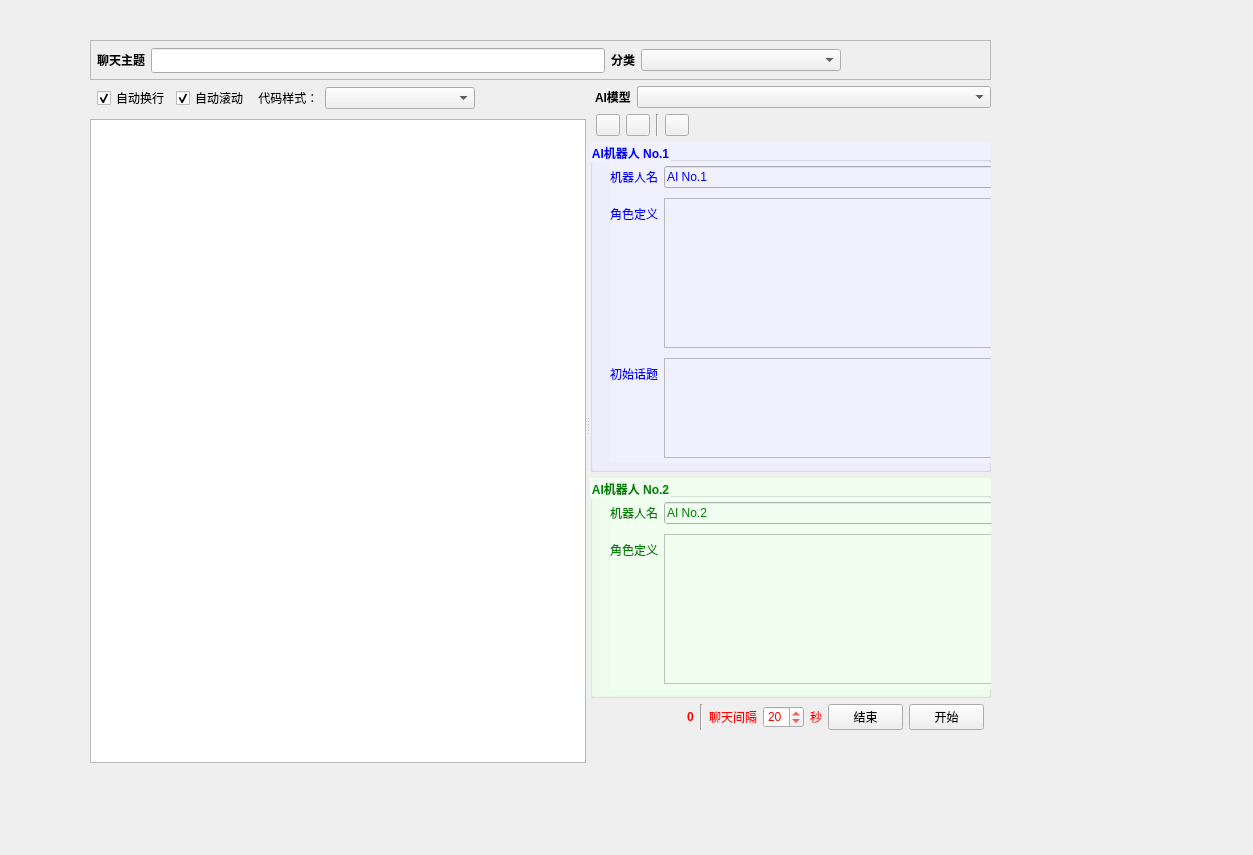
<?xml version="1.0" encoding="UTF-8"?>
<ui version="4.0">
 <class>Form</class>
 <widget class="QWidget" name="Form">
  <property name="geometry">
   <rect>
    <x>0</x>
    <y>0</y>
    <width>1253</width>
    <height>855</height>
   </rect>
  </property>
  <property name="maximumSize">
   <size>
    <width>16777215</width>
    <height>16777215</height>
   </size>
  </property>
  <property name="windowTitle">
   <string>Form</string>
  </property>
  <widget class="QWidget" name="verticalLayoutWidget_3">
   <property name="geometry">
    <rect>
     <x>90</x>
     <y>40</y>
     <width>901</width>
     <height>723</height>
    </rect>
   </property>
   <layout class="QVBoxLayout" name="layout_main">
    <item>
     <widget class="QFrame" name="frame_2">
      <property name="minimumSize">
       <size>
        <width>0</width>
        <height>40</height>
       </size>
      </property>
      <property name="maximumSize">
       <size>
        <width>16777215</width>
        <height>40</height>
       </size>
      </property>
      <property name="frameShape">
       <enum>QFrame::StyledPanel</enum>
      </property>
      <property name="frameShadow">
       <enum>QFrame::Raised</enum>
      </property>
      <widget class="QWidget" name="horizontalLayoutWidget">
       <property name="geometry">
        <rect>
         <x>0</x>
         <y>0</y>
         <width>751</width>
         <height>33</height>
        </rect>
       </property>
       <layout class="QHBoxLayout" name="horizontalLayout">
        <property name="leftMargin">
         <number>7</number>
        </property>
        <property name="topMargin">
         <number>7</number>
        </property>
        <item>
         <widget class="QLabel" name="label_2">
          <property name="font">
           <font>
            <weight>75</weight>
            <bold>true</bold>
           </font>
          </property>
          <property name="text">
           <string>聊天主题</string>
          </property>
         </widget>
        </item>
        <item>
         <widget class="QLineEdit" name="txt_title">
          <property name="minimumSize">
           <size>
            <width>0</width>
            <height>25</height>
           </size>
          </property>
          <property name="maximumSize">
           <size>
            <width>16777215</width>
            <height>23</height>
           </size>
          </property>
          <property name="maxLength">
           <number>50</number>
          </property>
         </widget>
        </item>
        <item>
         <widget class="QLabel" name="label_3">
          <property name="font">
           <font>
            <weight>75</weight>
            <bold>true</bold>
           </font>
          </property>
          <property name="text">
           <string>分类</string>
          </property>
         </widget>
        </item>
        <item>
         <widget class="QComboBox" name="cmb_categories">
          <property name="minimumSize">
           <size>
            <width>200</width>
            <height>0</height>
           </size>
          </property>
         </widget>
        </item>
       </layout>
      </widget>
     </widget>
    </item>
    <item>
     <widget class="QSplitter" name="splitter">
      <property name="orientation">
       <enum>Qt::Horizontal</enum>
      </property>
      <widget class="QWidget" name="verticalLayoutWidget_2">
       <layout class="QVBoxLayout" name="layout_left">
        <item>
         <layout class="QHBoxLayout" name="horizontalLayout_4">
          <property name="leftMargin">
           <number>7</number>
          </property>
          <property name="bottomMargin">
           <number>3</number>
          </property>
          <item>
           <widget class="QCheckBox" name="chk_auto_wrap">
            <property name="text">
             <string>自动换行</string>
            </property>
            <property name="checked">
             <bool>true</bool>
            </property>
           </widget>
          </item>
          <item>
           <widget class="QCheckBox" name="chk_auto_scroll">
            <property name="text">
             <string>自动滚动</string>
            </property>
            <property name="checked">
             <bool>true</bool>
            </property>
           </widget>
          </item>
          <item>
           <widget class="QLabel" name="label_11">
            <property name="text">
             <string> 代码样式：</string>
            </property>
           </widget>
          </item>
          <item>
           <widget class="QComboBox" name="cmb_style">
            <property name="minimumSize">
             <size>
              <width>150</width>
              <height>0</height>
             </size>
            </property>
           </widget>
          </item>
          <item>
           <spacer name="horizontalSpacer_2">
            <property name="orientation">
             <enum>Qt::Horizontal</enum>
            </property>
            <property name="sizeHint" stdset="0">
             <size>
              <width>40</width>
              <height>20</height>
             </size>
            </property>
           </spacer>
          </item>
         </layout>
        </item>
        <item>
         <widget class="QTextEdit" name="txt_main">
          <property name="lineWrapMode">
           <enum>QTextEdit::NoWrap</enum>
          </property>
         </widget>
        </item>
       </layout>
      </widget>
      <widget class="QWidget" name="verticalLayoutWidget">
       <layout class="QVBoxLayout" name="layout_right">
        <item>
         <layout class="QFormLayout" name="formLayout">
          <property name="leftMargin">
           <number>5</number>
          </property>
          <item row="0" column="0">
           <widget class="QLabel" name="label_4">
            <property name="font">
             <font>
              <weight>75</weight>
              <bold>true</bold>
             </font>
            </property>
            <property name="text">
             <string>AI模型</string>
            </property>
            <property name="margin">
             <number>7</number>
            </property>
           </widget>
          </item>
          <item row="0" column="1">
           <widget class="QComboBox" name="cmb_ai_model">
            <property name="minimumSize">
             <size>
              <width>200</width>
              <height>0</height>
             </size>
            </property>
           </widget>
          </item>
         </layout>
        </item>
        <item>
         <layout class="QHBoxLayout" name="horizontalLayout_5">
          <item>
           <widget class="QFrame" name="frame_3">
            <property name="frameShape">
             <enum>QFrame::StyledPanel</enum>
            </property>
            <property name="frameShadow">
             <enum>QFrame::Raised</enum>
            </property>
           </widget>
          </item>
          <item>
           <widget class="QPushButton" name="btn_copy">
            <property name="maximumSize">
             <size>
              <width>24</width>
              <height>24</height>
             </size>
            </property>
            <property name="toolTip">
             <string>复制下面的内容到剪切板</string>
            </property>
            <property name="text">
             <string/>
            </property>
           </widget>
          </item>
          <item>
           <widget class="QPushButton" name="btn_paste">
            <property name="maximumSize">
             <size>
              <width>24</width>
              <height>24</height>
             </size>
            </property>
            <property name="toolTip">
             <string>从剪切板粘贴填充以下内容</string>
            </property>
            <property name="text">
             <string/>
            </property>
           </widget>
          </item>
          <item>
           <widget class="Line" name="line_2">
            <property name="orientation">
             <enum>Qt::Vertical</enum>
            </property>
           </widget>
          </item>
          <item>
           <widget class="QPushButton" name="btn_new_chat">
            <property name="maximumSize">
             <size>
              <width>24</width>
              <height>24</height>
             </size>
            </property>
            <property name="toolTip">
             <string>复制以下面内容打开一个新聊天</string>
            </property>
            <property name="text">
             <string/>
            </property>
           </widget>
          </item>
          <item>
           <spacer name="horizontalSpacer_3">
            <property name="orientation">
             <enum>Qt::Horizontal</enum>
            </property>
            <property name="sizeHint" stdset="0">
             <size>
              <width>40</width>
              <height>20</height>
             </size>
            </property>
           </spacer>
          </item>
         </layout>
        </item>
        <item>
         <widget class="QGroupBox" name="group_ai1">
          <property name="minimumSize">
           <size>
            <width>0</width>
            <height>330</height>
           </size>
          </property>
          <property name="maximumSize">
           <size>
            <width>16777215</width>
            <height>330</height>
           </size>
          </property>
          <property name="font">
           <font>
            <weight>75</weight>
            <bold>true</bold>
           </font>
          </property>
          <property name="styleSheet">
           <string notr="true">background-color: rgb(240, 240, 255);
color: blue;</string>
          </property>
          <property name="title">
           <string>AI机器人 No.1</string>
          </property>
          <widget class="QWidget" name="formLayoutWidget">
           <property name="geometry">
            <rect>
             <x>20</x>
             <y>20</y>
             <width>411</width>
             <height>301</height>
            </rect>
           </property>
           <layout class="QFormLayout" name="form_ai1">
            <item row="0" column="0">
             <widget class="QLabel" name="label_5">
              <property name="font">
               <font>
                <weight>50</weight>
                <bold>false</bold>
               </font>
              </property>
              <property name="text">
               <string>机器人名</string>
              </property>
              <property name="margin">
               <number>3</number>
              </property>
             </widget>
            </item>
            <item row="0" column="1">
             <widget class="QLineEdit" name="txt_ai1_name">
              <property name="toolTip">
               <string>给1号AI机器人起一个名字</string>
              </property>
              <property name="text">
               <string>AI No.1</string>
              </property>
             </widget>
            </item>
            <item row="1" column="0">
             <widget class="QLabel" name="label_6">
              <property name="font">
               <font>
                <weight>50</weight>
                <bold>false</bold>
               </font>
              </property>
              <property name="text">
               <string>角色定义</string>
              </property>
              <property name="margin">
               <number>3</number>
              </property>
             </widget>
            </item>
            <item row="1" column="1">
             <widget class="QPlainTextEdit" name="txt_ai1_role">
              <property name="minimumSize">
               <size>
                <width>0</width>
                <height>150</height>
               </size>
              </property>
              <property name="maximumSize">
               <size>
                <width>16777215</width>
                <height>150</height>
               </size>
              </property>
              <property name="toolTip">
               <string>给1号AI机器人一个角色定义</string>
              </property>
             </widget>
            </item>
            <item row="2" column="0">
             <widget class="QLabel" name="label_7">
              <property name="font">
               <font>
                <weight>50</weight>
                <bold>false</bold>
               </font>
              </property>
              <property name="text">
               <string>初始话题</string>
              </property>
              <property name="margin">
               <number>3</number>
              </property>
             </widget>
            </item>
            <item row="2" column="1">
             <widget class="QPlainTextEdit" name="txt_ai_init_subject">
              <property name="minimumSize">
               <size>
                <width>0</width>
                <height>100</height>
               </size>
              </property>
              <property name="maximumSize">
               <size>
                <width>16777215</width>
                <height>100</height>
               </size>
              </property>
              <property name="toolTip">
               <string>先给1号AI机器人一个初始话题</string>
              </property>
             </widget>
            </item>
           </layout>
          </widget>
         </widget>
        </item>
        <item>
         <widget class="QGroupBox" name="group_ai2">
          <property name="sizePolicy">
           <sizepolicy hsizetype="Preferred" vsizetype="Preferred">
            <horstretch>0</horstretch>
            <verstretch>220</verstretch>
           </sizepolicy>
          </property>
          <property name="minimumSize">
           <size>
            <width>0</width>
            <height>220</height>
           </size>
          </property>
          <property name="maximumSize">
           <size>
            <width>16777215</width>
            <height>220</height>
           </size>
          </property>
          <property name="font">
           <font>
            <weight>75</weight>
            <bold>true</bold>
           </font>
          </property>
          <property name="styleSheet">
           <string notr="true">background-color: rgb(240, 255, 240);
color: green;</string>
          </property>
          <property name="title">
           <string>AI机器人 No.2</string>
          </property>
          <property name="flat">
           <bool>false</bool>
          </property>
          <property name="checkable">
           <bool>false</bool>
          </property>
          <widget class="QWidget" name="formLayoutWidget_2">
           <property name="geometry">
            <rect>
             <x>20</x>
             <y>20</y>
             <width>411</width>
             <height>191</height>
            </rect>
           </property>
           <layout class="QFormLayout" name="form_ai2">
            <item row="0" column="0">
             <widget class="QLabel" name="label_8">
              <property name="font">
               <font>
                <weight>50</weight>
                <bold>false</bold>
               </font>
              </property>
              <property name="text">
               <string>机器人名</string>
              </property>
              <property name="margin">
               <number>3</number>
              </property>
             </widget>
            </item>
            <item row="0" column="1">
             <widget class="QLineEdit" name="txt_ai2_name">
              <property name="toolTip">
               <string>给2号AI机器人起一个名字</string>
              </property>
              <property name="text">
               <string>AI No.2</string>
              </property>
             </widget>
            </item>
            <item row="1" column="0">
             <widget class="QLabel" name="label_9">
              <property name="font">
               <font>
                <weight>50</weight>
                <bold>false</bold>
               </font>
              </property>
              <property name="text">
               <string>角色定义</string>
              </property>
              <property name="margin">
               <number>3</number>
              </property>
             </widget>
            </item>
            <item row="1" column="1">
             <widget class="QPlainTextEdit" name="txt_ai2_role">
              <property name="minimumSize">
               <size>
                <width>0</width>
                <height>150</height>
               </size>
              </property>
              <property name="maximumSize">
               <size>
                <width>16777215</width>
                <height>150</height>
               </size>
              </property>
              <property name="toolTip">
               <string>给2号AI机器人一个角色定义</string>
              </property>
             </widget>
            </item>
           </layout>
          </widget>
         </widget>
        </item>
        <item>
         <layout class="QHBoxLayout" name="horizontalLayout_3">
          <property name="rightMargin">
           <number>7</number>
          </property>
          <item>
           <spacer name="horizontalSpacer">
            <property name="orientation">
             <enum>Qt::Horizontal</enum>
            </property>
            <property name="sizeHint" stdset="0">
             <size>
              <width>40</width>
              <height>20</height>
             </size>
            </property>
           </spacer>
          </item>
          <item>
           <widget class="QLabel" name="lab_timer">
            <property name="font">
             <font>
              <weight>75</weight>
              <bold>true</bold>
             </font>
            </property>
            <property name="styleSheet">
             <string notr="true">color: rgb(255, 0, 0);</string>
            </property>
            <property name="text">
             <string>0</string>
            </property>
           </widget>
          </item>
          <item>
           <widget class="Line" name="line">
            <property name="orientation">
             <enum>Qt::Vertical</enum>
            </property>
           </widget>
          </item>
          <item>
           <widget class="QLabel" name="label">
            <property name="styleSheet">
             <string notr="true">color: rgb(255, 0, 0);</string>
            </property>
            <property name="text">
             <string>聊天间隔</string>
            </property>
           </widget>
          </item>
          <item>
           <widget class="QSpinBox" name="spinbox_sleep">
            <property name="styleSheet">
             <string notr="true">color: rgb(255, 0, 0);</string>
            </property>
            <property name="minimum">
             <number>1</number>
            </property>
            <property name="maximum">
             <number>30</number>
            </property>
            <property name="value">
             <number>20</number>
            </property>
           </widget>
          </item>
          <item>
           <widget class="QLabel" name="label_10">
            <property name="styleSheet">
             <string notr="true">color: rgb(255, 0, 0);</string>
            </property>
            <property name="text">
             <string>秒</string>
            </property>
           </widget>
          </item>
          <item>
           <widget class="QPushButton" name="btn_stop">
            <property name="maximumSize">
             <size>
              <width>75</width>
              <height>16777215</height>
             </size>
            </property>
            <property name="text">
             <string>结束</string>
            </property>
           </widget>
          </item>
          <item>
           <widget class="QPushButton" name="btn_start">
            <property name="maximumSize">
             <size>
              <width>75</width>
              <height>16777215</height>
             </size>
            </property>
            <property name="text">
             <string>开始</string>
            </property>
            <property name="checkable">
             <bool>false</bool>
            </property>
            <property name="flat">
             <bool>false</bool>
            </property>
           </widget>
          </item>
         </layout>
        </item>
        <item>
         <spacer name="verticalSpacer">
          <property name="orientation">
           <enum>Qt::Vertical</enum>
          </property>
          <property name="sizeHint" stdset="0">
           <size>
            <width>20</width>
            <height>40</height>
           </size>
          </property>
         </spacer>
        </item>
       </layout>
      </widget>
     </widget>
    </item>
   </layout>
  </widget>
 </widget>
 <resources/>
 <connections/>
</ui>
